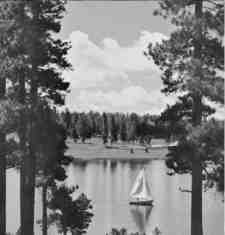
#> input picture natural_scene.png, 225 x 235 px, found by its file name
$ python main.py
#> lines starting #> are read from the running program, lines starting #| are printed output that depends on the picture; after the words box and inside, x2 and y2 are one past the last pixel; in counts of white or black regions, pixels touching at a corner belong together
import numpy as np
import cv2
from matplotlib import pyplot as plt


def edge_detector_vertical_off_on():
    filter = np.array([
        [-2,-2,2,2],
        [-2,-2,2,2],
        [-2,-2,2,2],
        [-2,-2,2,2]
    ])
    return filter

def edge_detector_vertical_on_off():
    filter = np.array([
        [2,2,-2,-2],
        [2,2,-2,-2],
        [2,2,-2,-2],
        [2,2,-2,-2]
    ])
    return filter

def edge_detector_horizontal_off_on():
    filter = np.array([
        [-2,-2,-2,-2],
        [-2,-2,-2,-2],
        [2,2,2,2],
        [2,2,2,2]
    ])
    return filter

def edge_detector_horizontal_on_off():
    filter = np.array([
        [2,2,2,2],
        [2,2,2,2],
        [-2,-2,-2,-2],
        [-2,-2,-2,-2]
    ])
    return filter


def edge_detector_vertical_on_off_on():
    filter = np.array([
        [2,-2,-2,2],
        [2,-2,-2,2],
        [2,-2,-2,2],
        [2,-2,-2,2]
    ])
    return filter

def edge_detector_horizontal_on_off_on():
    filter = np.array([
        [2,2,2,2],
        [-2,-2,-2,-2],
        [-2,-2,-2,-2],
        [2,2,2,2]
    ])
    return filter

def edge_detector_vertical_off_on_off():
    filter = np.array([
        [-2,2,2,-2],
        [-2,2,2,-2],
        [-2,2,2,-2],
        [-2,2,2,-2]
    ])
    return filter

def edge_detector_horizontal_off_on_off():
    filter = np.array([
        [-2,-2,-2,-2],
        [2,2,2,2],
        [2,2,2,2],
        [-2,-2,-2,-2]
    ])
    return filter

def edge_detector_diagonal_1():
    filter = np.array([
        [2,-2,-4,-6],
        [2,2,-2,-4],
        [2,2,2,-2],
        [2,2,2,2]
    ])
    return filter

# [85 lines left out: functions edge_detector_diagonal_2, edge_detector_kirsh, edge_detector_prewitt, apply_filter, kirsch_filter, not called in this run]

def threshold_filter_results(filtered_image, threshold):
    x,y = filtered_image.shape
    thresholded_filter_image = np.zeros(filtered_image.shape)
    for i in range(x):
        for j in range(y):
            if filtered_image[i,j]>255*threshold:
                thresholded_filter_image[i,j]=255
            else:
                thresholded_filter_image[i,j]=0
    return thresholded_filter_image

if __name__ == "__main__":
    print("HELLO")
    # natual_im_1.jpg
    # synthetic_im_3.jpeg
    # reduced_version.jpg
    image_path = "/Users/marynavek/Projects/ComputerVision/natural_scene.png"

    image = cv2.imread(image_path, 0)
#> image is the input picture: shape (235, 225); min 0, max 254, mean 125.3
    image = cv2.resize(image, (256,256))
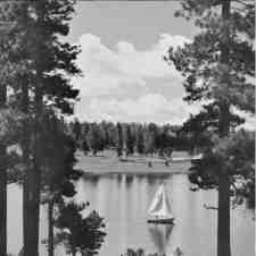
#> image: shape (256, 256); min 6, max 245, mean 125.2

    plt.imshow(image, cmap='gray')
    plt.show()

    filter_1 = edge_detector_vertical_off_on()
    filter_2 = edge_detector_vertical_on_off()
    filter_3 = edge_detector_vertical_off_on_off()
    filter_4 = edge_detector_vertical_on_off_on()
    filter_5 = edge_detector_horizontal_off_on()
    filter_6 = edge_detector_horizontal_on_off()
    filter_7 = edge_detector_horizontal_off_on_off()
    filter_8 = edge_detector_horizontal_on_off_on()
    filter_9 = edge_detector_diagonal_1()

    filtered_image_1 = cv2.filter2D(image, -1, filter_1)
    filtered_image_2 = cv2.filter2D(image, -1, filter_2)
    filtered_image_3 = cv2.filter2D(image, -1, filter_3)
    filtered_image_4 = cv2.filter2D(image, -1, filter_4)
    filtered_image_5 = cv2.filter2D(image, -1, filter_5)
    filtered_image_6 = cv2.filter2D(image, -1, filter_6)
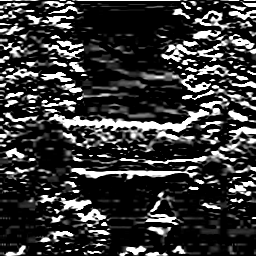
#> filtered_image_6: shape (256, 256); min 0, max 255, mean 55
    filtered_image_7 = cv2.filter2D(image, -1, filter_7)
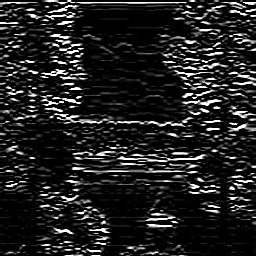
#> filtered_image_7: shape (256, 256); min 0, max 255, mean 33.5
    filtered_image_8 = cv2.filter2D(image, -1, filter_8)
    filtered_image_9 = cv2.filter2D(image, -1, filter_9)

    t_image_1 = threshold_filter_results(filtered_image_1, 0.2)
#> after the loop in threshold_filter_results, `for i in range(x):`:
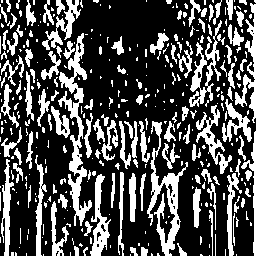
#> thresholded_filter_image: shape (256, 256) float64; 30.2% white; 365 white regions (241 under 20 px), largest, box (x1, y1, x2, y2) and area: (58, 33, 92, 226) 1779, (147, 121, 188, 256) 1476, (189, 20, 222, 107) 862
    t_image_2 = threshold_filter_results(filtered_image_2, 0.2)
#> after the loop in threshold_filter_results (call 2), `for i in range(x):`: thresholded_filter_image: shape (256, 256) float64; 31.3% white; 359 white regions (245 under 20 px), largest, box (x1, y1, x2, y2) and area: (1, 29, 40, 256) 2190, (160, 0, 218, 108) 1410, (170, 37, 231, 143) 1283
    t_image_3 = threshold_filter_results(filtered_image_3, 0.2)
#> after the loop in threshold_filter_results (call 3), `for i in range(x):`: thresholded_filter_image: shape (256, 256) float64; 20.3% white in thin lines or dots
    t_image_4 = threshold_filter_results(filtered_image_4, 0.2)
#> after the loop in threshold_filter_results (call 4), `for i in range(x):`: thresholded_filter_image: shape (256, 256) float64; 21.4% white in thin lines or dots
    t_image_5 = threshold_filter_results(filtered_image_5, 0.2)
#> after the loop in threshold_filter_results (call 5), `for i in range(x):`: thresholded_filter_image: shape (256, 256) float64; 29.7% white; 352 white regions (243 under 20 px), largest, box (x1, y1, x2, y2) and area: (60, 173, 221, 212) 1870, (63, 120, 256, 162) 1845, (91, 74, 256, 113) 1321
    t_image_6 = threshold_filter_results(filtered_image_6, 0.2)
#> after the loop in threshold_filter_results (call 6), `for i in range(x):`: thresholded_filter_image: shape (256, 256) float64; 29.3% white; 404 white regions (289 under 20 px), largest, box (x1, y1, x2, y2) and area: (3, 95, 230, 152) 3036, (161, 30, 256, 62) 1110, (119, 126, 256, 167) 993
    t_image_7 = threshold_filter_results(filtered_image_7, 0.2)
#> after the loop in threshold_filter_results (call 7), `for i in range(x):`: thresholded_filter_image: shape (256, 256) float64; 20% white in thin lines or dots
    t_image_8 = threshold_filter_results(filtered_image_8, 0.2)
#> after the loop in threshold_filter_results (call 8), `for i in range(x):`:
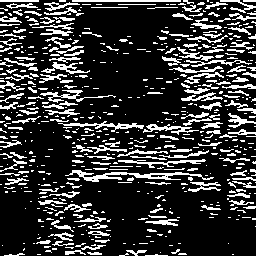
#> thresholded_filter_image: shape (256, 256) float64; 21.2% white in thin lines or dots
    t_image_9 = threshold_filter_results(filtered_image_9, 0.2)
#> after the loop in threshold_filter_results (call 9), `for i in range(x):`:
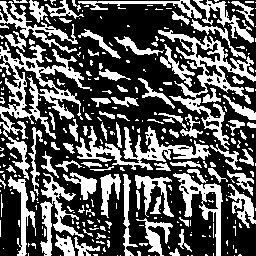
#> thresholded_filter_image: shape (256, 256) float64; 35.5% white; 338 white regions (242 under 20 px), largest, box (x1, y1, x2, y2) and area: (0, 42, 92, 180) 3077, (158, 30, 256, 150) 2377, (76, 126, 211, 170) 1837

    superimsposed_image = t_image_1 + t_image_2 + t_image_3 + t_image_4 + t_image_5 + t_image_6 + t_image_7 + t_image_8 + t_image_9
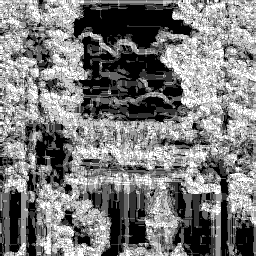
#> superimsposed_image: shape (256, 256) float64; min 0, max 1275, mean 609.3; drawn with min black and max white

    plt.imshow(superimsposed_image, cmap='gray')
    plt.show()

    # [43 lines of commented-out code are left out]

$ run again, with natual_im_1.jpg saved as natural_scene.png
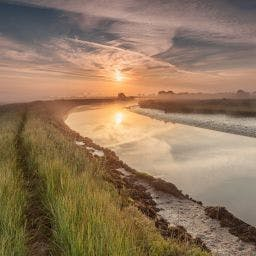
#> input picture natual_im_1.jpg, 256 x 256 px, found by its file name
#> after the loop in threshold_filter_results, `for i in range(x):`:
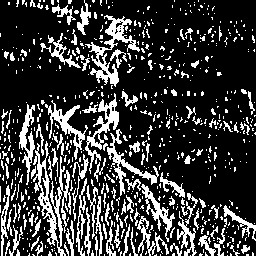
#> thresholded_filter_image: shape (256, 256) float64; 23% white in thin lines or dots
#> `superimsposed_image = t_image_1 + t_image_2 + t_image_3 + t_image_4 + ..`:
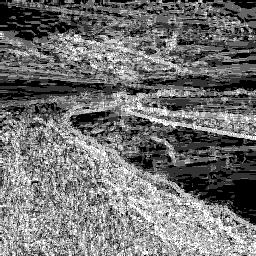
#> superimsposed_image: shape (256, 256) float64; min 0, max 1275, mean 570.6; drawn with min black and max white

$ run again, with reduced_version.jpg saved as natural_scene.png
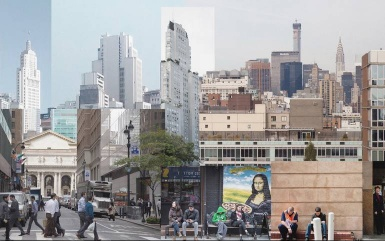
#> input picture reduced_version.jpg, 385 x 241 px, found by its file name
#> after the loop in threshold_filter_results, `for i in range(x):`:
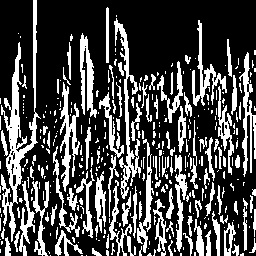
#> thresholded_filter_image: shape (256, 256) float64; 28.5% white; 367 white regions (258 under 20 px), largest, box (x1, y1, x2, y2) and area: (1, 0, 41, 242) 2213, (114, 18, 141, 199) 1085, (60, 82, 80, 192) 832
#> `superimsposed_image = t_image_1 + t_image_2 + t_image_3 + t_image_4 + ..`:
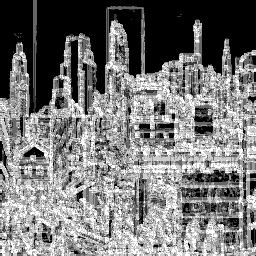
#> superimsposed_image: shape (256, 256) float64; min 0, max 1275, mean 592.3; drawn with min black and max white
